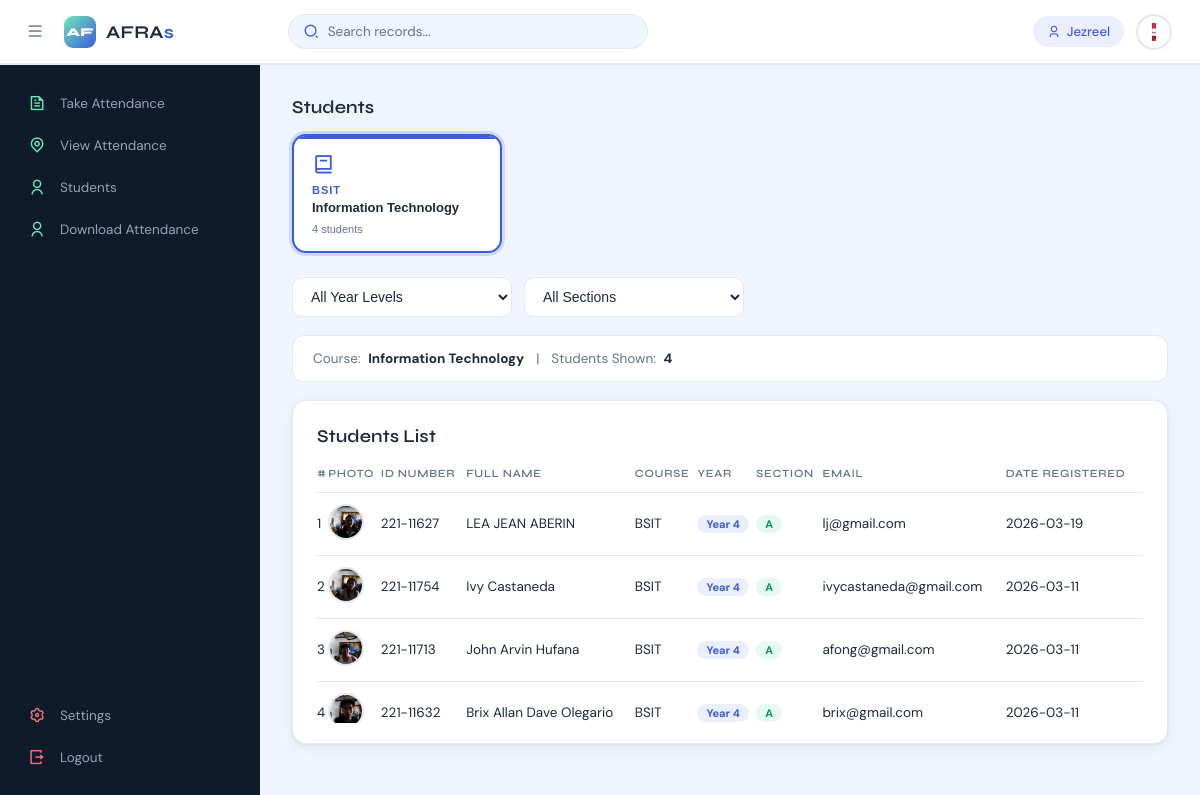
Page /view-students?course=BSIT (signed in) on the committed database.
### tables this page shows
CREATE TABLE `course` (
  `Id` int(50) NOT NULL,
  `name` varchar(50) NOT NULL,
  `facultyID` int(50) NOT NULL,
  `dateCreated` date NOT NULL,
  `courseCode` varchar(50) NOT NULL
);

CREATE TABLE `students` (
  `Id` int(10) NOT NULL,
  `firstName` varchar(255) NOT NULL,
  `lastName` varchar(255) NOT NULL,
  `registrationNumber` varchar(255) NOT NULL,
  `email` varchar(50) NOT NULL,
  `faculty` varchar(10) NOT NULL,
  `courseCode` varchar(20) NOT NULL,
  `studentImage` varchar(300) NOT NULL,
  `dateRegistered` varchar(50) NOT NULL,
  `yearLevel` varchar(20) NOT NULL,
  `section` varchar(5) NOT NULL
);

### resources/lib/php_functions.php (called while the page is built, shortened)
<?php
function user()
{
    if (isset($_SESSION['user'])) {
        return (object) $_SESSION['user'];
    }
    return null;
}
function fetch($sql)
{
    global $pdo;
    $stmt = $pdo->query($sql);
    $result = $stmt->fetchAll(PDO::FETCH_ASSOC);
    return $result;
}

### resources/pages/lecture/view-students.php (the view, shortened to what this page needs)
<?php
$courseCode  = isset($_GET['course'])  ? $_GET['course']  : '';
$allCourses = fetch("SELECT Id, name, courseCode FROM course ORDER BY name");
$coursename = '';
if (!empty($courseCode)) {
    $r = fetch("SELECT name FROM course WHERE courseCode = '$courseCode'");
    if ($r) $coursename = $r[0]['name'];
}
$students = [];
if (!empty($courseCode)) {
    $where = "courseCode = :c";
    $params = [':c' => $courseCode];
    $stmt = $pdo->prepare("SELECT * FROM students WHERE $where ORDER BY yearLevel, section, lastName, firstName");
    $stmt->execute($params);
    $students = $stmt->fetchAll(PDO::FETCH_ASSOC);
}
?>
<!DOCTYPE html>
<html lang="en">
<head>
    <link rel="stylesheet" href="resources/assets/css/styles.css">
    <link href="https://cdnjs.cloudflare.com/ajax/libs/remixicon/4.2.0/remixicon.css" rel="stylesheet">
</head>
<body>
<?php include 'includes/topbar.php'; ?>
<section class="main">
    <?php include 'includes/sidebar.php'; ?>
    <div class="main--content">
        <div class="title" style="margin-bottom:16px;">
            <h2 class="section--title">Students</h2>
        </div>
        <div class="course-cards-grid">
            <?php
            $cardColors = ['#3B5BDB','#0EA5E9','#10B981','#F59E0B','#8B5CF6','#EF4444','#06B6D4','#EC4899','#F97316'];
            $cardIcons  = ['ri-book-2-line','ri-computer-line','ri-flask-line','ri-settings-3-line','ri-flashlight-line','ri-shield-line','ri-anchor-line','ri-hotel-line','ri-microscope-line'];
            foreach ($allCourses as $idx => $c):
                $color    = $cardColors[$idx % count($cardColors)];
                $icon     = $cardIcons[$idx  % count($cardIcons)];
                $isActive = ($c['courseCode'] === $courseCode);
                $cnt = $pdo->prepare("SELECT COUNT(*) FROM students WHERE courseCode=:c");
                $cnt->execute([':c'=>$c['courseCode']]);
                $studentCount = $cnt->fetchColumn();
            ?>
            <button class="course-card-btn <?= $isActive ? 'active' : '' ?>"
                    style="--card-color:<?= $color ?>"
                    onclick="window.location.href='view-students?course=<?= urlencode($c['courseCode']) ?>'">
                <i class="<?= $icon ?> cc-icon"></i>
                <div class="cc-code"><?= htmlspecialchars($c['courseCode']) ?></div>
                <div class="cc-name"><?= htmlspecialchars($c['name']) ?></div>
                <div class="cc-count"><?= $studentCount ?> student<?= $studentCount!=1?'s':'' ?></div>
            </button>
            <?php endforeach; ?>
        </div>
        <?php if (!empty($courseCode)): ?>
        <div class="filter-row">
            <select id="yearSelect" onchange="applyFilter()">
                <option value="">All Year Levels</option>
            </select>
            <select id="sectionSelect" onchange="applyFilter()">
                <option value="">All Sections</option>
            </select>
        </div>
        <?php endif; ?>
        <?php if (!empty($courseCode)): ?>
        <div class="info-bar">
            <span>Course: <strong><?= htmlspecialchars($coursename ?: $courseCode) ?></strong></span>
            <span class="info-divider">|</span>
            <span>Students Shown: <strong><?= count($students) ?></strong></span>
        </div>
        <?php endif; ?>
        <div class="table-container">
            <div class="title"><h2 class="section--title">Students List</h2></div>
            <div class="table" style="overflow-x:auto;">
            <?php if (empty($courseCode)): ?>
                <div class="no-data">
                    <i class="ri-mouse-line"></i>
                    Click a course card above to view students.
                </div>
            <?php else: ?>
                <table id="studentTable">
                    <thead>
                        <tr>
                            <th>#</th>
                            <th>Photo</th>
                            <th>ID Number</th>
                            <th>Full Name</th>
                            <th>Course</th>
                            <th>Year</th>
                            <th>Section</th>
                            <th>Email</th>
                            <th>Date Registered</th>
                        </tr>
                    </thead>
                    <tbody>
                    <?php foreach ($students as $i => $s):
                        $fullName = trim($s['firstName'].' '.$s['lastName']);
                        $initials = strtoupper(substr($s['firstName'],0,1).substr($s['lastName'],0,1));
                        $imgs = json_decode($s['studentImage'] ?? '[]', true);
                        $imgPath = (!empty($imgs))
                            ? 'resources/labels/' . $s['registrationNumber'] . '/1.png'
                            : null;
                    ?>
                        <tr>
                            <td><?= $i+1 ?></td>
                            <td>
                                <?php if ($imgPath): ?>
                                <div class="photo-wrap">
                                    <img src="<?= htmlspecialchars($imgPath) ?>" class="student-avatar"
                                         onerror="this.style.display='none'; this.nextElementSibling.style.display='none'; this.parentElement.nextElementSibling && null; this.closest('.photo-wrap').querySelector('.avatar-placeholder').style.display='inline-flex';">
                                </div>
                                <?php else: ?>
                                <span class="avatar-placeholder"><?= $initials ?></span>
                                <?php endif; ?>
                            </td>
                            <td><?= htmlspecialchars($s['registrationNumber']) ?></td>
                            <td><?= htmlspecialchars($fullName) ?></td>
                            <td><?= htmlspecialchars($s['courseCode']) ?></td>
                            <td><span class="year-badge">Year <?= htmlspecialchars($s['yearLevel'] ?: '—') ?></span></td>
                            <td><span class="section-badge"><?= htmlspecialchars($s['section'] ?: '—') ?></span></td>
                            <td><?= htmlspecialchars($s['email']) ?></td>
                            <td><?= htmlspecialchars($s['dateRegistered']) ?></td>
                        </tr>
                    <?php endforeach; ?>
                    </tbody>
                </table>
            <?php endif; ?>
            </div>
        </div>
    </div>
</section>
</body>
</html>

### index.php (shortened to what this page needs)
<?php
require_once __DIR__ . "/database/database_connection.php";
require_once __DIR__ . "/resources/lib/php_functions.php";
$request_site = isset($_GET['request_site']) ? $_GET['request_site'] : 'home';
$logged_in = user();
$path = __DIR__ . "/resources/pages/";
if ($logged_in) {
  $page_path = $path . "$logged_in->role/$request_site.php";
} else {
  $page_path =  $path . "$request_site.php";
}
if (file_exists($page_path)) {
  require $page_path;
} else {
  require "{$path}404.php";
}

### resources/pages/lecture/includes/topbar.php (shortened to what this page needs)
<section class="header">
    <div class="logo">
        <i class="ri-menu-line icon menu"></i>
        <div class="logo-icon-main">AF</div>
        <h2>AFRA<span>s</span></h2>
    </div>
    <div class="search--notification--profile">
        <div id="searchInput" class="search">
            <button onclick="searchItems()"><i class="ri-search-2-line"></i></button>
            <input type="text" id="searchText" placeholder="Search records...">
        </div>
        <div class="notification--profile">
            <div class="picon lock">
                <i class="ri-user-3-line" style="margin-right:6px;"></i><?php echo $logged_in->name ?>
            </div>
            <div class="picon profile">
                <img src="resources/images/user.png" alt="">
            </div>
        </div>
    </div>
</section>

### resources/pages/lecture/includes/sidebar.php (shortened to what this page needs)
<div class="sidebar">
    <ul class="sidebar--items">
        <li>
            <a href="home">
                <span class="icon icon-1"><i class="ri-file-text-line"></i></span>
                <span class="sidebar--item">Take Attendance</span>
            </a>
        </li>
        <li>
            <a href="view-attendance">
                <span class="icon icon-1"><i class="ri-map-pin-line"></i></span>
                <span class="sidebar--item" style="white-space: nowrap;">View Attendance</span>
            </a>
        </li>
        <li>
            <a href="view-students">
                <span class="icon icon-1"><i class="ri-user-line"></i></span>
                <span class="sidebar--item">Students</span>
            </a>
        </li>
        <li>
            <a href="download-record">
                <span class="icon icon-1"><i class="ri-user-line"></i></span>
                <span class="sidebar--item">Download Attendance</span>
            </a>
        </li>
    </ul>
    <ul class="sidebar--bottom-items">
        <li>
            <a href="#">
                <span class="icon icon-2"><i class="ri-settings-3-line"></i></span>
                <span class="sidebar--item">Settings</span>
            </a>
        </li>
        <li>
            <a href="logout">
                <span class="icon icon-2"><i class="ri-logout-box-r-line"></i></span>
                <span class="sidebar--item">Logout</span>
            </a>
        </li>
    </ul>
</div>

### resources/pages/lecture/view-students.php (style rules this page uses)
.course-cards-grid { display: grid; grid-template-columns: repeat(auto-fill, minmax(180px, 1fr)); gap: 12px; margin-bottom: 24px; }
.course-card-btn { background: var(--bg-white); border: 2px solid var(--border); border-radius: 14px; padding: 16px 18px; cursor: pointer; transition: all 0.18s; text-align: left; position: relative; overflow: hidden; }
.course-card-btn::before { content:''; position:absolute; top:0; left:0; right:0; height:3px; background: var(--card-color); border-radius:14px 14px 0 0; }
.course-card-btn.active { border-color: var(--card-color); box-shadow: 0 0 0 3px color-mix(in srgb, var(--card-color) 18%, transparent); }
.course-card-btn .cc-code { font-size:11px; font-weight:700; letter-spacing:1px; text-transform:uppercase; color:var(--card-color); margin-bottom:4px; }
.course-card-btn .cc-name { font-size:13px; font-weight:600; color:var(--text); line-height:1.3; }
.course-card-btn .cc-icon { font-size:22px; color:var(--card-color); margin-bottom:8px; display:block; }
.course-card-btn .cc-count { font-size:11px; color:var(--text-muted); margin-top:6px; }
.filter-row { display:flex; gap:12px; align-items:center; flex-wrap:wrap; margin-bottom:18px; }
.filter-row select { flex:1; min-width:160px; max-width:220px; background:var(--bg-white); border:1px solid var(--border); border-radius:10px; padding:10px 14px; font-size:14px; color:var(--text); cursor:pointer; }
.info-bar { display:flex; flex-wrap:wrap; gap:12px; background:var(--bg-white); border:1px solid var(--border); border-radius:12px; padding:14px 20px; margin-bottom:18px; font-size:13.5px; }
.info-bar span { color:var(--text-muted); }
.info-bar strong { color:var(--text); margin-left:4px; }
.info-divider { color:var(--border); }
.student-avatar { width:36px; height:36px; border-radius:50%; object-fit:cover; border:2px solid var(--border); background:var(--bg); }
.year-badge { display:inline-block; padding:2px 9px; border-radius:20px; font-size:11px; font-weight:700; background:rgba(59,91,219,0.1); color:#3B5BDB; }
.section-badge { display:inline-block; padding:2px 9px; border-radius:20px; font-size:11px; font-weight:700; background:rgba(16,185,129,0.1); color:#059669; }
#studentTable th, #studentTable td { white-space:nowrap; }
.photo-wrap { position: relative; display: inline-block; }

### rows in the picture
course: courseCode "BSIT", name "Information Technology", studentCount "4"
students: registrationNumber (picture), registrationNumber "221-11627", fullName "LEA JEAN ABERIN", courseCode "BSIT", yearLevel "4", section "A", email "lj@gmail.com", dateRegistered "2026-03-19"
students: registrationNumber (picture), registrationNumber "221-11754", fullName "Ivy Castaneda", courseCode "BSIT", yearLevel "4", section "A", email "ivycastaneda@gmail.com", dateRegistered "2026-03-11"
students: registrationNumber (picture), registrationNumber "221-11713", fullName "John Arvin Hufana", courseCode "BSIT", yearLevel "4", section "A", email "afong@gmail.com", dateRegistered "2026-03-11"
students: registrationNumber (picture), registrationNumber "221-11632", fullName "Brix Allan Dave Olegario", courseCode "BSIT", yearLevel "4", section "A", email "brix@gmail.com", dateRegistered "2026-03-11"

### other values in the picture
$logged_in->name "Jezreel"
count($students) "4"
